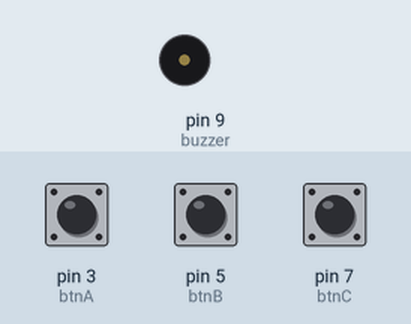
A sketch run on a simulated Arduino Uno, built with avr-gcc and run on an emulated ATmega328P. Shown: buzzer (waves = sounding). The test bench sets the inputs (shaded band); at power-on: pin 3 (btnA) LOW, pin 5 (btnB) LOW, pin 7 (btnC) LOW.

Above: at 1.2 s.
1.3 s: pin 3 (btnA) pulled HIGH for 1 s
At 1.77 s:
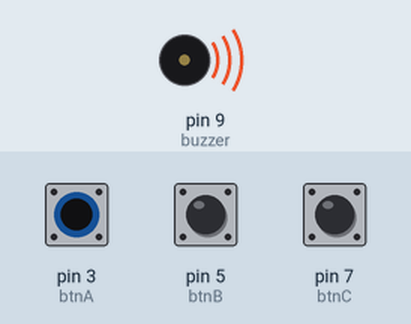
4.3 s: pin 5 (btnB) pulled HIGH for 3.2 s
At 7.9 s:
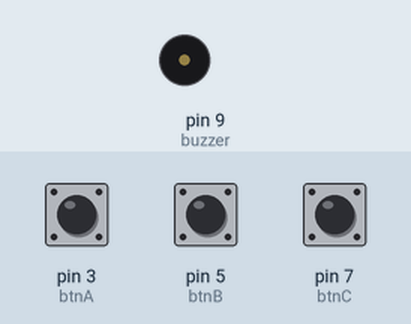
9.0 s: pin 3 (btnA) pulled HIGH for 3.2 s
At 9.47 s:
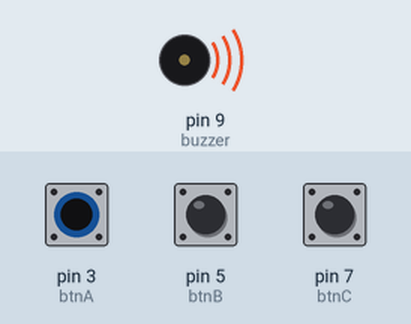
13.7 s: pin 7 (btnC) pulled HIGH for 3.2 s
At 17.4 s:
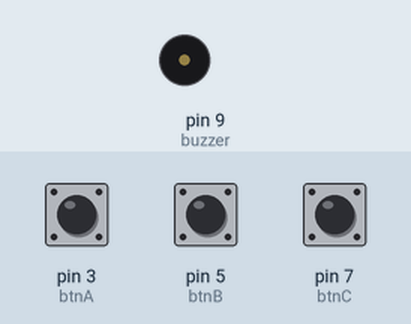
Timing chart, 0 to 18.9 s (numbered marks = the images above; inputs shaded):
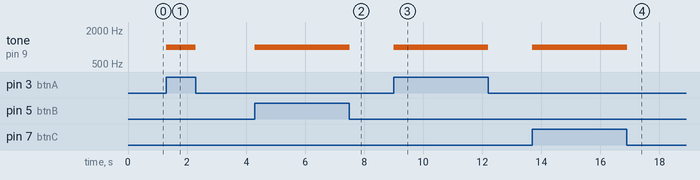

The sketch:

threebtnpiano.ino
```cpp
//Sets variables for program. Do not change these unless you use different pins.
const int buzzer = 9; //buzzer to arduino pin 9
const int btnA = 3;
const int btnB = 5;
const int btnC = 7;
int buttonStateA;
int buttonStateB;
int buttonStateC;
//Do not modify above this without help.


//Sets tone for each button. MODIFY THESE! (Between 0 and 6000)
int toneOne = 1000;
int toneTwo = 1000;
int toneThree = 1000;


void setup(){ //This function runs once when the board gets power.
  pinMode(buzzer, OUTPUT); // Set buzzer - pin 9 as an output
  pinMode(btnA, INPUT);
  pinMode(btnB, INPUT);
  pinMode(btnC, INPUT);
}

void loop(){ //This functions runs over and over and over again while power is on.
  buttonStateA = digitalRead(btnA); //Reads button A
  buttonStateB = digitalRead(btnB); //Reads button B
  buttonStateC = digitalRead(btnC); //Reads button C

 if (buttonStateA == HIGH) {
    tone(buzzer, toneOne); //Play tone
    delay(50); //Wait 50 milliseconds
    noTone(buzzer); //Stop playing tone
 }
 if (buttonStateB == HIGH) {
    tone(buzzer, toneTwo); //Play tone
    delay(50); //Wait 50 milliseconds
    noTone(buzzer); //Stop playing tone
 }
 if (buttonStateC == HIGH) {
    tone(buzzer, toneThree); //Play tone
    delay(50); //Wait 50 milliseconds
    noTone(buzzer); //Stop playing tone
 }
}
```

Measured:
- after the input at 1.3 s, tone on pin 9 (buzzer): silent → 1000 Hz at once, → silent 1.0 s later
- after the input at 4.3 s, tone on pin 9 (buzzer): silent → 1000 Hz at once, → silent 3.2 s later
- after the input at 9.0 s, tone on pin 9 (buzzer): silent → 1000 Hz at once, → silent 3.2 s later
- after the input at 13.7 s, tone on pin 9 (buzzer): silent → 1000 Hz at once, → silent 3.2 s later
